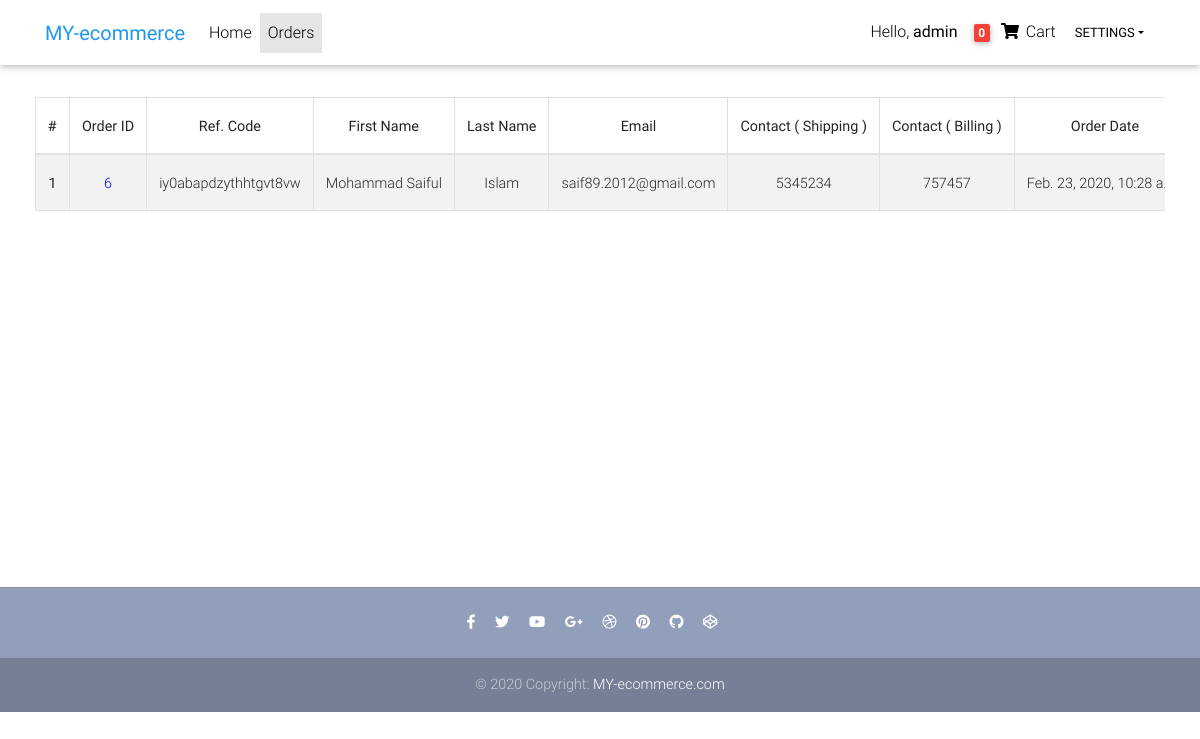
Screenshot of /orders/ (signed in) with the database file from the repository.
### ecommerce/models.py (models this page shows, shortened)
class Order(models.Model):
    user = models.ForeignKey(settings.AUTH_USER_MODEL, on_delete=models.CASCADE)
    ref_code = models.CharField(max_length=20, blank=True, null=True)
    items = models.ManyToManyField(OrderItem)
    start_date = models.DateTimeField(auto_now_add=True)
    ordered_date = models.DateTimeField()
    ordered = models.BooleanField(default=False)
    shipping_address = models.ForeignKey('Address', related_name='shipping_address', on_delete=models.SET_NULL, blank=True, null=True)
    billing_address = models.ForeignKey('Address', related_name='billing_address', on_delete=models.SET_NULL, blank=True, null=True)
    payment = models.ForeignKey('Payment', on_delete=models.SET_NULL, blank=True, null=True)
    coupon = models.ForeignKey('Coupon', on_delete=models.SET_NULL, blank=True, null=True)
    being_delivered = models.BooleanField(default=False)
    received = models.BooleanField(default=False)
    added_at = models.DateTimeField(auto_now_add=True)
    updated_at = models.DateTimeField(auto_now=True)

class Address(models.Model):
    user = models.ForeignKey(settings.AUTH_USER_MODEL, on_delete=models.CASCADE)
    street_address = models.CharField(max_length=100)
    apartment_address = models.CharField(max_length=100)
    country = CountryField(multiple=False)
    zip = models.CharField(max_length=100)
    contact = models.CharField(max_length=15, default="")
    address_type = models.CharField(max_length=1, choices=ADDRESS_CHOICES)
    default = models.BooleanField(default=False)
    added_at = models.DateTimeField(auto_now_add=True)
    updated_at = models.DateTimeField(auto_now=True)
    class Meta:
        verbose_name_plural = 'Addresses'

### ecommerce/views.py (the view)
# urls.py: path('orders/', OrdersView.as_view(), name='orders'),
class OrdersView(LoginRequiredMixin, ListView):
    model = Order
    paginate_by = 10
    template_name = "orders.html"
    def get_queryset(self):
        if self.request.user.is_superuser:
            object_list = Order.objects.all().order_by('-ordered_date')
        else:
            object_list = Order.objects.filter(user=self.request.user.pk).order_by('-ordered_date')
        return object_list

### ecommerce/templatetags/cart_template_tags.py (called while the page is built)
@register.filter
def cart_item_count(user):
    if user.is_authenticated:
        qs = Order.objects.filter(user=user, ordered=False)
        if qs.exists():
            return qs[0].items.count()
    return 0

### templates/orders.html (shortened to what this page needs)
{% extends "base.html" %}
{% block content %}
<main class="container-fluid" style="margin-bottom: 30%; padding: 25px 50px 0 50px">
    <section class="text-center mb-4">
        <div class="row wow fadeIn">
            <div class="table-responsive text-nowrap">
                <table class="table table-striped table-bordered table-hover">
                    <thead>
                    <tr>
                        <th scope="col">#</th>
                        <th scope="col">Order ID</th>
                        <th scope="col">Ref. Code</th>
                        <th scope="col">First Name</th>
                        <th scope="col">Last Name</th>
                        <th scope="col">Email</th>
                        <th scope="col">Contact ( Shipping )</th>
                        <th scope="col">Contact ( Billing )</th>
                        <th scope="col">Order Date</th>
                    </tr>
                    </thead>
                    <tbody>
                    {% for order in object_list %}
                    <tr>
                        <th scope="row">{{forloop.counter}}</th>
                        <td><a href="{% url 'ecommerce:order-details' order.id %}" style="color: blue">{{order.id}}</a></td>
                        <td>{{order.ref_code}}</td>
                        <td>{{order.user.first_name}}</td>
                        <td>{{order.user.last_name}}</td>
                        <td>{{order.user.email}}</td>
                        <td>{{order.shipping_address.contact}}</td>
                        <td>{{order.billing_address.contact}}</td>
                        <td>{{order.ordered_date}}</td>
                    </tr>
                    {% empty %}
                    <tr>
                        <td colspan="7">Sorry, no order in this list.</td>
                    </tr>
                    {% endfor %}
                    </tbody>
                </table>
            </div>
        </div>
    </section>
</main>
{% endblock content %}

### templates/navbar.html (shortened to what this page needs)
{% load cart_template_tags %}
<nav class="navbar fixed-top navbar-expand-lg navbar-light white scrolling-navbar">
    <div class="container">
        <a class="navbar-brand waves-effect" href="/">
            <strong class="blue-text">MY-ecommerce</strong>
        </a>
        <div class="collapse navbar-collapse" id="navbarSupportedContent">
            <ul class="navbar-nav mr-auto">
                <li class="nav-item {% if request.path == '/'%} active {% endif %}">
                    <a class="nav-link waves-effect" href="/">Home
                    </a>
                </li>
                {% if request.user.is_authenticated %}
                <li class="nav-item {% if request.path == '/orders/'%} active {% endif %}">
                    <a class="nav-link waves-effect" href="/orders/">Orders</a>
                </li>
                {% endif %}
            </ul>
            <ul class="navbar-nav nav-flex-icons">
                {% if request.user.is_authenticated %}
                <li class="nav-item">
                    <a class="nav-link waves-effect" href="/">
                        <span class="clearfix d-none d-sm-inline-block"> Hello, <strong>{{request.user.username}}</strong> </span>
                    </a>
                </li>
                <li class="nav-item {% if request.path == '/order-summary/'%} active {% endif %}">
                    <a class="nav-link waves-effect" href="{% url 'ecommerce:order-summary' %}">
                        <span class="badge red z-depth-1 mr-1"> {{request.user|cart_item_count}} </span>
                        <i class="fas fa-shopping-cart"></i>
                        <span class="clearfix d-none d-sm-inline-block"> Cart </span>
                    </a>
                </li>
                <li class="nav-item">
                    <div class="dropdown">
                        <button class="btn btn-link dropdown-toggle" type="button" id="dropdownMenu1" style="padding: 5px" data-toggle="dropdown" aria-haspopup="true" aria-expanded="false">Settings</button>
                    </div>
                </li>
                {% endif %}
            </ul>
        </div>
    </div>
</nav>

### templates/base.html (style rules this page uses)
html, body, header, .carousel { height: 60vh; }

### rows the page displays
Order: id "6", ref_code "iy0abapdzythhtgvt8vw", user.first_name "Mohammad Saiful", user.last_name "Islam", user.email "saif89.2012@gmail.com", shipping_address.contact "5345234", billing_address.contact "757457", ordered_date "Feb. 23, 2020, 10:28…"

### other values shown
{{ request.user.username }} "admin"
{{ request.user|cart_item_count }} "0"
